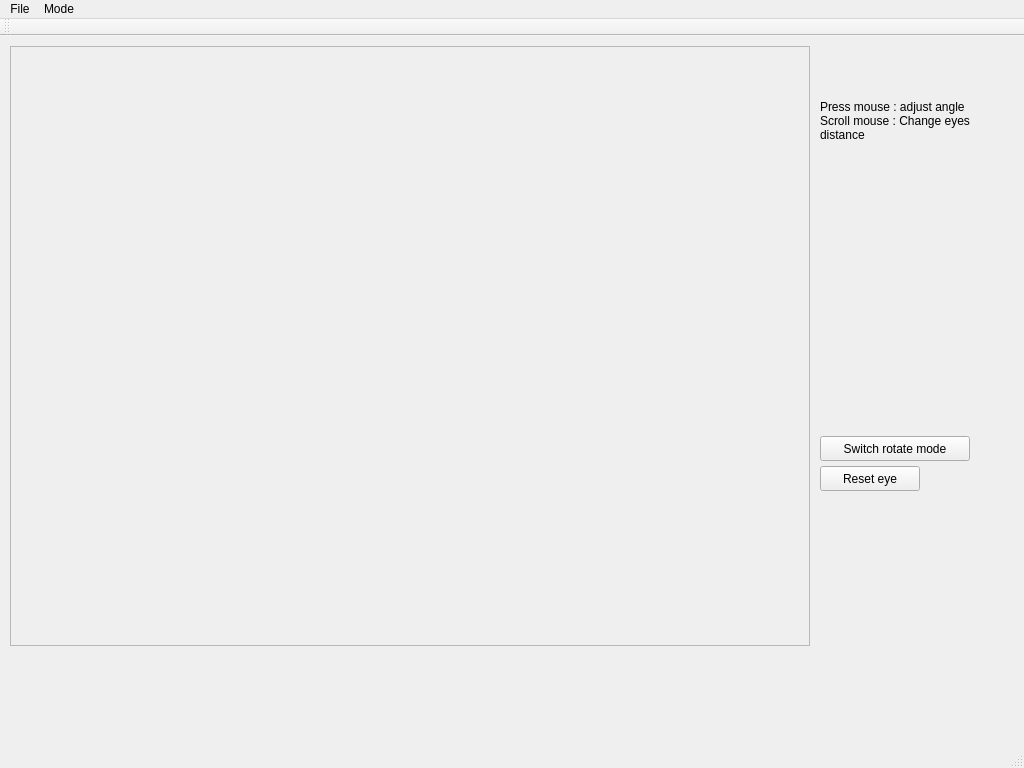
<?xml version="1.0" encoding="UTF-8"?>
<ui version="4.0">
 <class>OpenGLModelDisplayerClass</class>
 <widget class="QMainWindow" name="OpenGLModelDisplayerClass">
  <property name="geometry">
   <rect>
    <x>0</x>
    <y>0</y>
    <width>1024</width>
    <height>768</height>
   </rect>
  </property>
  <property name="mouseTracking">
   <bool>false</bool>
  </property>
  <property name="focusPolicy">
   <enum>Qt::NoFocus</enum>
  </property>
  <property name="windowTitle">
   <string>OpenGLModelDisplayer</string>
  </property>
  <widget class="QWidget" name="widget_central_">
   <property name="enabled">
    <bool>true</bool>
   </property>
   <property name="mouseTracking">
    <bool>true</bool>
   </property>
   <widget class="QFrame" name="frame_gl_canvas_">
    <property name="geometry">
     <rect>
      <x>10</x>
      <y>10</y>
      <width>800</width>
      <height>600</height>
     </rect>
    </property>
    <property name="mouseTracking">
     <bool>true</bool>
    </property>
    <property name="focusPolicy">
     <enum>Qt::ClickFocus</enum>
    </property>
    <property name="frameShape">
     <enum>QFrame::StyledPanel</enum>
    </property>
    <property name="frameShadow">
     <enum>QFrame::Raised</enum>
    </property>
   </widget>
   <widget class="QPushButton" name="button_switch_rotate_mode_">
    <property name="geometry">
     <rect>
      <x>820</x>
      <y>400</y>
      <width>150</width>
      <height>25</height>
     </rect>
    </property>
    <property name="text">
     <string>Switch rotate mode</string>
    </property>
   </widget>
   <widget class="QPushButton" name="button_reset_eye_">
    <property name="geometry">
     <rect>
      <x>820</x>
      <y>430</y>
      <width>100</width>
      <height>25</height>
     </rect>
    </property>
    <property name="text">
     <string>Reset eye</string>
    </property>
   </widget>
   <widget class="QLabel" name="label_hint_">
    <property name="geometry">
     <rect>
      <x>820</x>
      <y>10</y>
      <width>180</width>
      <height>150</height>
     </rect>
    </property>
    <property name="acceptDrops">
     <bool>false</bool>
    </property>
    <property name="text">
     <string>Press mouse : adjust angle
Scroll mouse : Change eyes distance</string>
    </property>
    <property name="wordWrap">
     <bool>true</bool>
    </property>
   </widget>
  </widget>
  <widget class="QMenuBar" name="menu_bar_">
   <property name="geometry">
    <rect>
     <x>0</x>
     <y>0</y>
     <width>1024</width>
     <height>21</height>
    </rect>
   </property>
   <widget class="QMenu" name="menu_file_">
    <property name="title">
     <string>File</string>
    </property>
    <addaction name="action_open_obj_"/>
    <addaction name="action_load_texture"/>
   </widget>
   <widget class="QMenu" name="menu_mode_">
    <property name="title">
     <string>Mode</string>
    </property>
    <addaction name="action_view_basic_demo_"/>
    <addaction name="action_view_obj_"/>
    <addaction name="action_view_robot_"/>
   </widget>
   <addaction name="menu_file_"/>
   <addaction name="menu_mode_"/>
  </widget>
  <widget class="QToolBar" name="tool_bar_main_">
   <attribute name="toolBarArea">
    <enum>TopToolBarArea</enum>
   </attribute>
   <attribute name="toolBarBreak">
    <bool>false</bool>
   </attribute>
  </widget>
  <widget class="QStatusBar" name="status_bar_"/>
  <action name="action_open_obj_">
   <property name="text">
    <string>Open obj</string>
   </property>
  </action>
  <action name="action_view_obj_">
   <property name="text">
    <string>View obj</string>
   </property>
  </action>
  <action name="action_view_robot_">
   <property name="text">
    <string>View robot</string>
   </property>
  </action>
  <action name="action_view_basic_demo_">
   <property name="text">
    <string>View basic demo</string>
   </property>
  </action>
  <action name="action_load_texture">
   <property name="text">
    <string>Load texture</string>
   </property>
  </action>
 </widget>
 <layoutdefault spacing="6" margin="11"/>
 <resources>
  <include location="opengl_model_displayer.qrc"/>
 </resources>
 <connections/>
</ui>
